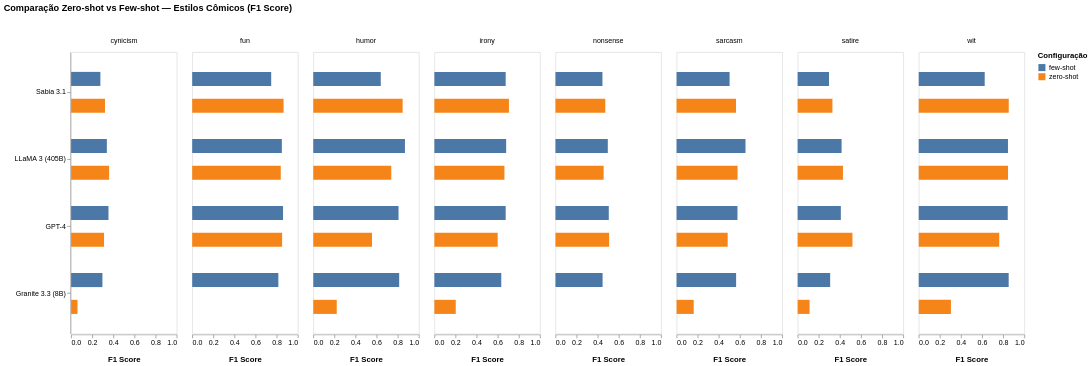

Notebook cell for this chart:
### Code cell
valid_models = [
    model for model in df_comic['model'].unique()
    if all(
        isinstance(v, dict) and 'f1_score' in v and all(pd.notna(score) for score in v['f1_score'].values())
        for v in df_comic.loc[df_comic['model'] == model, 'score']
    ) and model != 'Gemini 2.5 Flash'
]


df_comic_plot = df_comic[df_comic['model'].isin(valid_models)].copy()

# Expandir os dicionários f1_score em linhas longas
rows = []
for _, row in df_comic_plot.iterrows():
    f1_scores = row['score']['f1_score']
    for style, value in f1_scores.items():
        if pd.notna(value):
            rows.append({
                'model': row['model'],
                'setting': row['setting'],
                'style': style,
                'score': value
            })

df_comic_long = pd.DataFrame(rows)

# Ordenar modelos pelo zero-shot (média de todos os estilos)
model_order = (
    df_comic_long[df_comic_long['setting'] == 'zero-shot']
    .groupby('model')['score'].mean()
    .sort_values(ascending=False)
    .index.tolist()
)

# Transformar setting em categoria ordenada
df_comic_long['setting'] = pd.Categorical(df_comic_long['setting'], categories=['zero-shot', 'few-shot'], ordered=True)

# Gráfico horizontal: barras por estilo, zero-shot acima do few-shot
chart_comic = alt.Chart(df_comic_long).mark_bar(size=20).encode(
    y=alt.Y('model:N', sort=model_order, title=' ', axis=alt.Axis(grid=False)),
    x=alt.X('score:Q', title='F1 Score', axis=alt.Axis(grid=False, titleY=30), scale=alt.Scale(domain=[0,1], clamp=True)),
    color=alt.Color('setting:N', title='Configuração'),
    yOffset=alt.YOffset('setting:N'),
    column=alt.Column('style:N', title=' ')  # cada estilo em uma coluna
).properties(
    width=150,
    height=400,
    title='Comparação Zero-shot vs Few-shot — Estilos Cômicos (F1 Score)'
)

# Salvar e mostrar
visus_path = visus_folder_name
os.makedirs(visus_path, exist_ok=True)
chart_comic.save(os.path.join(visus_path, "comic_styles_vertical_barras.png"), scale_factor=3.0)
chart_comic.show()

### Figure 1 — Vega-Lite specification as saved in the notebook (floating-point values rounded to 4 significant figures)
{"config": {"view": {"continuousWidth": 300, "continuousHeight": 300}}, "data": {"name": "data-f1bd6c4b19e9419e3e520f6cff99d216"}, "mark": {"type": "bar", "size": 20}, "encoding": {"color": {"field": "setting", "title": "Configuração", "type": "nominal"}, "column": {"field": "style", "title": " ", "type": "nominal"}, "x": {"axis": {"grid": false, "titleY": 30}, "field": "score", "scale": {"clamp": true, "domain": [0, 1]}, "title": "F1 Score", "type": "quantitative"}, "y": {"axis": {"grid": false}, "field": "model", "sort": ["Sabia 3.1", "LLaMA 3 (405B)", "GPT-4", "Granite 3.3 (8B)"], "title": " ", "type": "nominal"}, "yOffset": {"field": "setting", "type": "nominal"}}, "height": 400, "title": "Comparação Zero-shot vs Few-shot — Estilos Cômicos (F1 Score)", "width": 150, "$schema": "https://vega.github.io/schema/vega-lite/v5.20.1.json", "datasets": {"data-f1bd6c4b19e9419e3e520f6cff99d216": [{"model": "Sabia 3.1", "setting": "zero-shot", "style": "fun", "score": 0.8654}, {"model": "Sabia 3.1", "setting": "zero-shot", "style": "humor", "score": 0.8463}, {"model": "Sabia 3.1", "setting": "zero-shot", "style": "nonsense", "score": 0.472}, {"model": "Sabia 3.1", "setting": "zero-shot", "style": "wit", "score": 0.8526}, {"model": "Sabia 3.1", "setting": "zero-shot", "style": "irony", "score": 0.7062}, {"model": "Sabia 3.1", "setting": "zero-shot", "style": "satire", "score": 0.3295}, {"model": "Sabia 3.1", "setting": "zero-shot", "style": "sarcasm", "score": 0.5629}, {"model": "Sabia 3.1", "setting": "zero-shot", "style": "cynicism", "score": 0.3208}, {"model": "Sabia 3.1", "setting": "few-shot", "style": "fun", "score": 0.7482}, {"model": "Sabia 3.1", "setting": "few-shot", "style": "humor", "score": 0.6391}, {"model": "Sabia 3.1", "setting": "few-shot", "style": "nonsense", "score": 0.445}, {"model": "Sabia 3.1", "setting": "few-shot", "style": "wit", "score": 0.6248}, {"model": "Sabia 3.1", "setting": "few-shot", "style": "irony", "score": 0.6754}, {"model": "Sabia 3.1", "setting": "few-shot", "style": "satire", "score": 0.2973}, {"model": "Sabia 3.1", "setting": "few-shot", "style": "sarcasm", "score": 0.5024}, {"model": "Sabia 3.1", "setting": "few-shot", "style": "cynicism", "score": 0.2772}, {"model": "Granite 3.3 (8B)", "setting": "zero-shot", "style": "fun", "score": 0.0}, {"model": "Granite 3.3 (8B)", "setting": "zero-shot", "style": "humor", "score": 0.2222}, {"model": "Granite 3.3 (8B)", "setting": "zero-shot", "style": "nonsense", "score": 0.0}, {"model": "Granite 3.3 (8B)", "setting": "zero-shot", "style": "wit", "score": 0.305}, {"model": "Granite 3.3 (8B)", "setting": "zero-shot", "style": "irony", "score": 0.2025}, {"model": "Granite 3.3 (8B)", "setting": "zero-shot", "style": "satire", "score": 0.1132}, {"model": "Granite 3.3 (8B)", "setting": "zero-shot", "style": "sarcasm", "score": 0.1626}, {"model": "Granite 3.3 (8B)", "setting": "zero-shot", "style": "cynicism", "score": 0.06061}, {"model": "Granite 3.3 (8B)", "setting": "few-shot", "style": "fun", "score": 0.8159}, {"model": "Granite 3.3 (8B)", "setting": "few-shot", "style": "humor", "score": 0.8135}, {"model": "Granite 3.3 (8B)", "setting": "few-shot", "style": "nonsense", "score": 0.4463}, {"model": "Granite 3.3 (8B)", "setting": "few-shot", "style": "wit", "score": 0.8519}, {"model": "Granite 3.3 (8B)", "setting": "few-shot", "style": "irony", "score": 0.6334}, {"model": "Granite 3.3 (8B)", "setting": "few-shot", "style": "satire", "score": 0.308}, {"model": "Granite 3.3 (8B)", "setting": "few-shot", "style": "sarcasm", "score": 0.5641}, {"model": "Granite 3.3 (8B)", "setting": "few-shot", "style": "cynicism", "score": 0.2966}, {"model": "GPT-4", "setting": "zero-shot", "style": "fun", "score": 0.8515}, {"model": "GPT-4", "setting": "zero-shot", "style": "humor", "score": 0.5562}, {"model": "GPT-4", "setting": "zero-shot", "style": "nonsense", "score": 0.5082}, {"model": "GPT-4", "setting": "zero-shot", "style": "wit", "score": 0.7623}, {"model": "GPT-4", "setting": "zero-shot", "style": "irony", "score": 0.5996}, {"model": "GPT-4", "setting": "zero-shot", "style": "satire", "score": 0.5191}, {"model": "GPT-4", "setting": "zero-shot", "style": "sarcasm", "score": 0.4843}, {"model": "GPT-4", "setting": "zero-shot", "style": "cynicism", "score": 0.3121}, {"model": "GPT-4", "setting": "few-shot", "style": "fun", "score": 0.8603}, {"model": "GPT-4", "setting": "few-shot", "style": "humor", "score": 0.8073}, {"model": "GPT-4", "setting": "few-shot", "style": "nonsense", "score": 0.5051}, {"model": "GPT-4", "setting": "few-shot", "style": "wit", "score": 0.843}, {"model": "GPT-4", "setting": "few-shot", "style": "irony", "score": 0.6753}, {"model": "GPT-4", "setting": "few-shot", "style": "satire", "score": 0.4092}, {"model": "GPT-4", "setting": "few-shot", "style": "sarcasm", "score": 0.5769}, {"model": "GPT-4", "setting": "few-shot", "style": "cynicism", "score": 0.3538}, {"model": "LLaMA 3 (405B)", "setting": "zero-shot", "style": "fun", "score": 0.8389}, {"model": "LLaMA 3 (405B)", "setting": "zero-shot", "style": "humor", "score": 0.7385}, {"model": "LLaMA 3 (405B)", "setting": "zero-shot", "style": "nonsense", "score": 0.4563}, {"model": "LLaMA 3 (405B)", "setting": "zero-shot", "style": "wit", "score": 0.8458}, {"model": "LLaMA 3 (405B)", "setting": "zero-shot", "style": "irony", "score": 0.6635}, {"model": "LLaMA 3 (405B)", "setting": "zero-shot", "style": "satire", "score": 0.4293}, {"model": "LLaMA 3 (405B)", "setting": "zero-shot", "style": "sarcasm", "score": 0.578}, {"model": "LLaMA 3 (405B)", "setting": "zero-shot", "style": "cynicism", "score": 0.36}, {"model": "LLaMA 3 (405B)", "setting": "few-shot", "style": "fun", "score": 0.849}, {"model": "LLaMA 3 (405B)", "setting": "few-shot", "style": "humor", "score": 0.868}, {"model": "LLaMA 3 (405B)", "setting": "few-shot", "style": "nonsense", "score": 0.4957}, {"model": "LLaMA 3 (405B)", "setting": "few-shot", "style": "wit", "score": 0.8452}, {"model": "LLaMA 3 (405B)", "setting": "few-shot", "style": "irony", "score": 0.6798}, {"model": "LLaMA 3 (405B)", "setting": "few-shot", "style": "satire", "score": 0.4163}, {"model": "LLaMA 3 (405B)", "setting": "few-shot", "style": "sarcasm", "score": 0.653}, {"model": "LLaMA 3 (405B)", "setting": "few-shot", "style": "cynicism", "score": 0.3386}]}}
